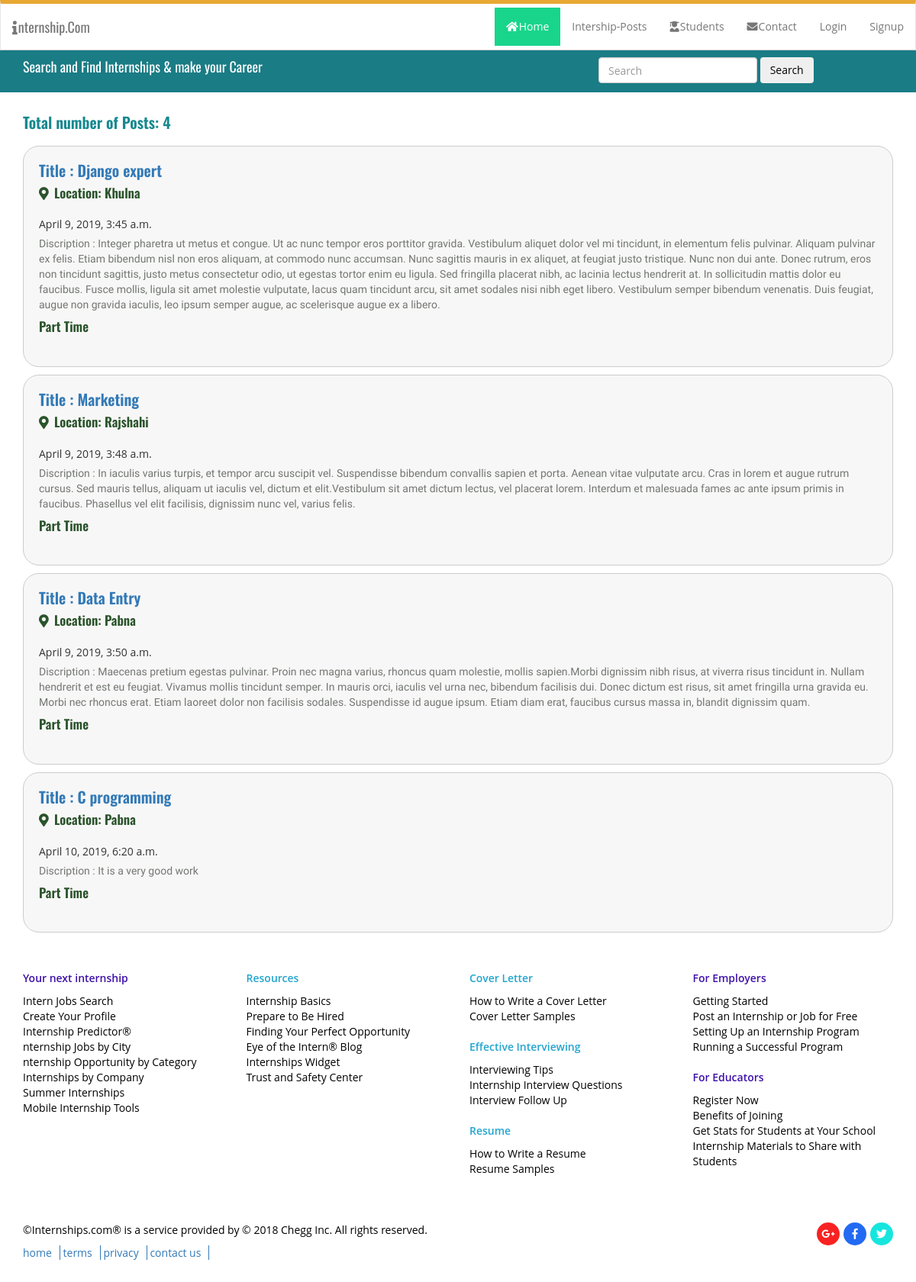
Page /list/ on the committed database.
### post/models.py (models this page shows, shortened)
class Post(models.Model):
    Posting_title = models.CharField(max_length=100)
    slug = models.SlugField()
    Internship_discription = models.TextField()
    Location = models.CharField(max_length=50)
    job_type = models.CharField(max_length=30)
    date = models.DateTimeField(auto_now_add=True)
    deadline = models.CharField(max_length=50)

### post/views.py (the view)
# urls.py: path('list/', post_list, name='post_list'),
def post_list(request):
    articles=Post.objects.all()
    query = request.GET.get("q")
    if query:
        articles = articles.filter(
        Q(Location__contains=query) |
        Q(Posting_title__contains=query) |
        Q(job_type__contains=query)
    )
    context = {'all_post':articles}
    return render(request, 'post_list.html',context)

### templates/post_list.html (shortened to what this page needs)
{% extends 'base.html' %}
{% load staticfiles  %}
{% block content %}
    <div class="search">
        <div class="container">
            <div class="row">
                <div class="col-sm-6"><p>Search and Find Internships & make your Career</p></div>
                <div class="col-sm-6 search_bar">
                    <form class="form-inline" method="get" action="">
                        <input type="text" class="form-control mr-sm-2" name="q" value="{{ request.GET.query }}" type="search" placeholder="Search" aria-label="Search">
                        <button class="btn btn-outline-success my-2 my-sm-0" type="submit">Search</button>
                      </form>
                </div>
            </div>
        </div>
    </div>
    <section class="all-post">
        <div class="container">
                 <h1>Total number of Posts: {{ all_post|length }}</h1>
            <div class="row">
                {% for all_post in all_post %}
                    <div class="col-sm-12">
                    <div class="check">
                        <h1><a href="{% url 'detail'  all_post.id %}">Title : {{  all_post.Posting_title }}
                        </a></h1>
                        <h3><i class="fas fa-map-marker-alt"></i> Location: {{ all_post.Location }}</h3>
                        {{ all_post.date }}
                        <p>Discription : {{ all_post.Internship_discription }}</p>
                        <h3>{{ all_post.job_type }}</h3>
                    </div>
                    </div>
                {% endfor %}
            </div>
        </div>
</section>
{% endblock %}

### static/style.css (style rules this page uses)
* { margin: 0px; padding: 0px; outline: 0px; }
a { text-decoration: none; }
body { font-family: 'Open Sans', sans-serif; }

### templates/post_list.html (style rules this page uses)
.search { margin-top: 60px; background-color: #1a7c85; padding: 10px; color: #fff; padding-top: 15px; }
.btn { color: #000; }
.search p { font-size: 18px; font-family: 'Oswald', sans-serif; }
.search_bar { padding-left: 184px; }
.check { padding: 10px; background-color: #d8e5e7; }
.all-post h1 { font-size: 20px; color: #16888f; font-weight: 600; margin-bottom: 10px; font-family: 'Oswald', sans-serif; }
.all-post p { color: #727772; margin-top: 5px; font-family: 'Kodchasan', sans-serif; }
.all-post h3 { color: #2b542c; margin-bottom: 10px; font-weight: 600; font-family: 'Oswald', sans-serif; }
.all-post h3 { font-size: 17px; margin-top: 5px; margin-bottom: 22px; font-family: 'Oswald', sans-serif; }
h1,h3 { margin: 0; padding: 0; }
.all-post { margin-top: 28px; }
.check { margin-top: 10px; background-color: #f8f7f7; padding: 20px; border: 1px solid #ccc; border-radius: 21px; }
.check h3 i { padding-right:3px }

### rows in the picture
Post: Posting_title "Django expert", Location "Khulna", date "April 9, 2019, 3:45 a.m.", Internship_discription "Integer pharetra ut metus et congue. Ut ac nunc tempor eros porttitor gravida. Vestibulum aliquet dolor vel mi tincidunt, in elementum felis pulvinar. Aliquam pulvinar ex felis. Etiam bibendum nisl non eros aliquam, at commodo nunc accumsan. Nunc sagittis mauris in ex aliquet, at feugiat justo tristique. Nunc non dui ante. Donec rutrum, eros non tincidunt sagittis, justo metus consectetur odio, ut egestas tortor enim eu ligula. Sed fringilla placerat nibh, ac lacinia lectus hendrerit at. In sollicitudin mattis dolor eu faucibus. Fusce mollis, ligula sit amet molestie vulputate, lacus quam tincidunt arcu, sit amet sodales nisi nibh eget libero. Vestibulum semper bibendum venenatis. Duis…", job_type "Part Time"
Post: Posting_title "Marketing", Location "Rajshahi", date "April 9, 2019, 3:48 a.m.", Internship_discription "In iaculis varius turpis, et tempor arcu suscipit vel. Suspendisse bibendum convallis sapien et porta. Aenean vitae vulputate arcu. Cras in lorem et augue rutrum cursus. Sed mauris tellus, aliquam ut iaculis vel, dictum et elit.Vestibulum sit amet dictum lectus, vel placerat lorem. Interdum et malesuada fames ac ante ipsum primis in faucibus. Phasellus vel elit facilisis, dignissim nunc vel, varius felis.", job_type "Part Time"
Post: Posting_title "Data Entry", Location "Pabna", date "April 9, 2019, 3:50 a.m.", Internship_discription "Maecenas pretium egestas pulvinar. Proin nec magna varius, rhoncus quam molestie, mollis sapien.Morbi dignissim nibh risus, at viverra risus tincidunt in. Nullam hendrerit et est eu feugiat. Vivamus mollis tincidunt semper. In mauris orci, iaculis vel urna nec, bibendum facilisis dui. Donec dictum est risus, sit amet fringilla urna gravida eu. Morbi nec rhoncus erat. Etiam laoreet dolor non facilisis sodales. Suspendisse id augue ipsum. Etiam diam erat, faucibus cursus massa in, blandit dignissim quam.", job_type "Part Time"
Post: Posting_title "C programming", Location "Pabna", date "April 10, 2019, 6:20 a.m.", Internship_discription "It is a very good work", job_type "Part Time"

### other values in the picture
{{ all_post|length }} "4"
